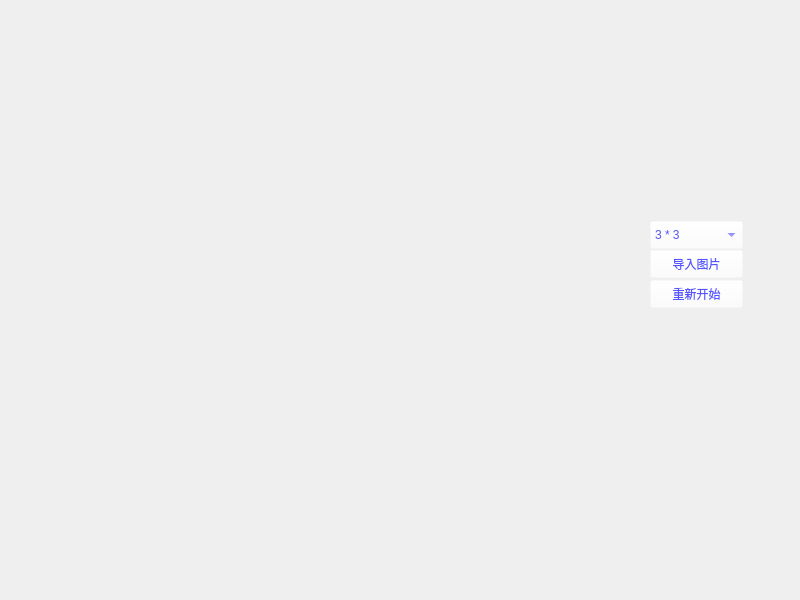
<?xml version="1.0" encoding="UTF-8"?>
<ui version="4.0">
 <class>GameviewClass</class>
 <widget class="QWidget" name="GameviewClass">
  <property name="geometry">
   <rect>
    <x>0</x>
    <y>0</y>
    <width>800</width>
    <height>600</height>
   </rect>
  </property>
  <property name="windowTitle">
   <string>拼图</string>
  </property>
  <widget class="QPushButton" name="btnput">
   <property name="geometry">
    <rect>
     <x>650</x>
     <y>250</y>
     <width>93</width>
     <height>28</height>
    </rect>
   </property>
   <property name="styleSheet">
    <string notr="true">background-color: rgba(255, 255, 255, 0);
color: rgb(85, 85, 255);
font: 10pt &quot;华文琥珀&quot;;</string>
   </property>
   <property name="text">
    <string>导入图片</string>
   </property>
  </widget>
  <widget class="QPushButton" name="btnrestart">
   <property name="geometry">
    <rect>
     <x>650</x>
     <y>280</y>
     <width>93</width>
     <height>28</height>
    </rect>
   </property>
   <property name="styleSheet">
    <string notr="true">background-color: rgba(255, 255, 255, 0);
color: rgb(85, 85, 255);
font: 10pt &quot;华文琥珀&quot;;</string>
   </property>
   <property name="text">
    <string>重新开始</string>
   </property>
  </widget>
  <widget class="QComboBox" name="choose">
   <property name="geometry">
    <rect>
     <x>650</x>
     <y>221</y>
     <width>93</width>
     <height>28</height>
    </rect>
   </property>
   <property name="styleSheet">
    <string notr="true">background-color: rgba(255, 255, 255, 0);
font: 14pt &quot;华文琥珀&quot;;
color: rgb(85, 85, 255);</string>
   </property>
   <property name="editable">
    <bool>false</bool>
   </property>
   <item>
    <property name="text">
     <string>3 * 3</string>
    </property>
   </item>
   <item>
    <property name="text">
     <string>4 * 4</string>
    </property>
   </item>
   <item>
    <property name="text">
     <string>5 * 5</string>
    </property>
   </item>
   <item>
    <property name="text">
     <string>6 * 6</string>
    </property>
   </item>
   <item>
    <property name="text">
     <string>7 * 7</string>
    </property>
   </item>
   <item>
    <property name="text">
     <string>8 * 8</string>
    </property>
   </item>
   <item>
    <property name="text">
     <string>9 * 9</string>
    </property>
   </item>
  </widget>
 </widget>
 <layoutdefault spacing="6" margin="11"/>
 <resources>
  <include location="Gameview.qrc"/>
 </resources>
 <connections/>
</ui>
